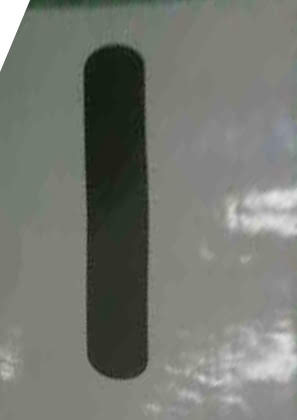
#> input picture source/PC/numberDetection/data/original/1.jpg, 297 x 420 px
$ python -i detection_number.py   (imports and definitions only)
#> lines starting #> are read from the running program, lines starting #| are printed output that depends on the picture; after the words box and inside, x2 and y2 are one past the last pixel; in counts of white or black regions, pixels touching at a corner belong together
#> further down, picture is the input picture: shape (420, 297, 3); mean B, G, R 113, 120, 117
#!/usr/bin/env python
#coding: utf-8

"""
@file: detection_number.py
@author: korosuke613
@brief: 数字カードを認識する
"""

import cv2
import numpy as np
from MLP import MLP
from chainer import Chain, serializers
import chainer.functions  as F
import chainer.links as L
import chainer
import glob
import os
from clipping_number import clipNumber, captureImage
from get_point import get_point, PointList

data_directory = "data"
imgs_directory = "imgs" # 画像を保管するディレクトリ

def preprocessing(img):
    img = cv2.cvtColor(img, cv2.COLOR_BGR2GRAY)
    _, img = cv2.threshold(img,0,255,cv2.THRESH_OTSU)
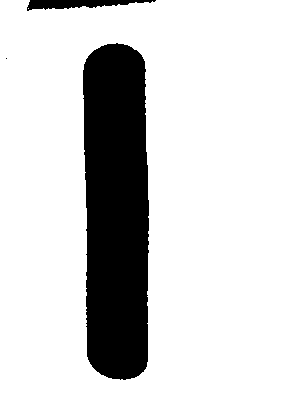
#> img: shape (420, 297); 83.3% white; 3 black regions (1 under 20 px), largest, box (x1, y1, x2, y2) and area: (83, 43, 149, 380) 20083, (27, 0, 156, 11) 809
    #画像を28x28に縮小
    img = cv2.resize(img, (28, 28))
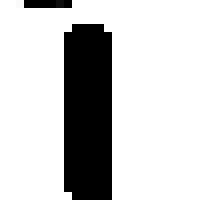
#> img: shape (28, 28) (shown 8 times larger); min 0, max 255, mean 211.1
    cv2.imwrite("preprocess.jpg", img)
    img = img.astype(np.float32)
    img = np.array(img).reshape(1, 784)
    return img

def get_image(ptlist):
    # ラズパイから映像を受信し、保存する
    src_name = captureImage(target_dir=imgs_directory, url="http://raspberrypi.local/?action=stream")
    target_name = "_result_" + src_name # 切り取った画像の出力ファイル名

    # 画像を切り取り、保存する
    clipNumber(src_path=imgs_directory + src_name, target_name=target_name, target_dir=imgs_directory,
               l_top=ptlist["l_top"], l_btm=ptlist["l_btm"],
               r_top=ptlist["r_btm"], r_btm=ptlist["r_top"])
    img = cv2.imread(imgs_directory + target_name)
    return img

def get_detect_number(img):
    # 学習済みモデルの読み込み
    net = L.Classifier(MLP(1000, 10))
    serializers.load_npz('my_model.npz', net)  ###追加部分###
    optimizer = chainer.optimizers.Adam()
    optimizer.setup(net)
    num = net.predictor(img)
    return np.argmax(num.data)+1

def main():
    #Webカメラの映像とりこみ
    img = cv2.imread("http://raspberrypi.local/?action=stream")
    wname = "MouseEvent"
    cv2.namedWindow(wname)
    npoints = 4
    ptlist = PointList(npoints)
    cv2.setMouseCallback(wname, get_point, [wname, img, ptlist])
    cv2.imshow(wname, img)
    cv2.waitKey()
    cv2.destroyAllWindows()
    ptlist.trans()
    img = get_image(ptlist.named_points)
    img = preprocessing(img)
    number = get_detect_number(img)
    print(number)

# [2 lines not run here, left out]

>>> import cv2
>>> picture = cv2.imread('data/original/1.jpg')
>>> result = preprocessing(picture)
